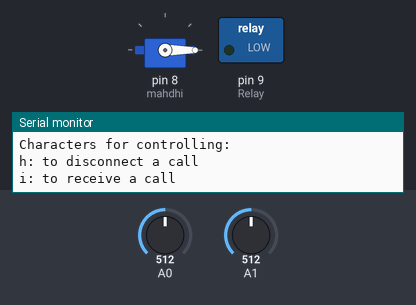
The sketch below on a simulated Arduino Uno, built with avr-gcc and run on an emulated ATmega328P. On the bench: servo, switched loads named in the sketch (green lamp = pin HIGH), the last lines printed to the serial monitor. The inputs (shaded band) are chosen by the test bench; at power-on: A0 = 512, A1 = 512. The modem accepts every AT command (registered, SIM ready, sends succeed) and sends nothing else.

Above: at 0.1 s.
At 1.3 s:
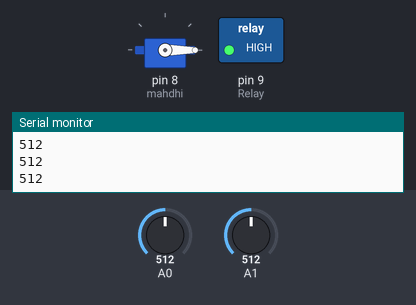
1.4 s: A0 set to 640
2.9 s: A0 set to 665
At 4.4 s:
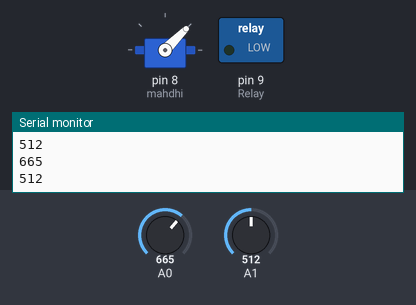
Timing chart, 0 to 5.9 s (numbered marks = the images above; inputs shaded):
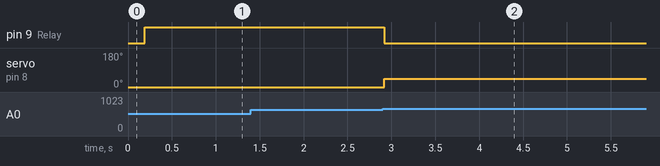

Measured:
- the behaviour switches between 649 and 650 on A0 (found by bisection; images 1 and 2)
- after the input at 2.9 s, pin 9 (Relay): HIGH → LOW at once; servo on pin 8 (mahdhi): 0° → 45° at once

The sketch:

WithServonew.ino
```cpp
//This is the arduino code for the project smart irrigation system using Arduino and GSM module

//This code is written by Golam Mahdhi Chowdhury

//Helps taken from different online sources


#include <Servo.h>    //including the servo library
#include <SoftwareSerial.h>

SoftwareSerial mGSM(9, 10);
Servo mahdhi;
char msg;
char call;
int Relay = 9;
int m;
int n;
int pos = 0;
int check = 0;

void setup()
{
  mGSM.begin(9600);
  pinMode(Relay, OUTPUT);
  pinMode(A0, INPUT_PULLUP);
  pinMode(A1, INPUT_PULLUP);
  Serial.begin(9600);
  mahdhi.attach(8);
  mahdhi.write(pos);
  Serial.println("GSM SIM900A BEGIN:");
  Serial.println("Characters for controlling:");
  Serial.println("h: to disconnect a call");
  Serial.println("i: to receive a call");
  Serial.println("s: to send message");
  Serial.println("c: to make a call");
  Serial.println("e: to redial");
  delay(100);
}

void loop()
{
  m = analogRead(A0);
  Serial.println(m);
  n = analogRead(A1);
  Serial.println(n);
  if(m >= 650)
  {
    mahdhi.write(45);
    pos = 45;
    digitalWrite(Relay, LOW);
    if(check == 0)
    {
      SendMessage();
      check = 1;
      delay(1000);
    }
    Serial.println(m);
    delay(5000);
  }
  else if(m <= 649 && n <= 649)
  {
    digitalWrite(Relay, HIGH);
    Serial.println(m);
  }
  else if(m <= 649 && n >= 650)
  {
    digitalWrite(Relay, LOW);
    if(check == 0)
    {
      SendMessage();
      check = 1;
      delay(1000);
    }
    Serial.println(m);
  }

  if(n >= 650)
  {
    mahdhi.write(135);
    pos = 135;
    digitalWrite(Relay, LOW);
    if(check == 0)
    {
      SendMessage();
      check = 1;
      delay(1000);
    }
    Serial.println(n);
    delay(5000);
  }
  else if(n <= 649 && m <= 649)
  {
    digitalWrite(Relay, HIGH);
    Serial.println(n);
  }
  else if(n <= 649 && m>= 650)
  {
    digitalWrite(Relay, LOW);
    if(check == 0)
    {
      SendMessage();
      check = 1;
      delay(1000);
    }
    Serial.println(n);
  }
}

void SendMessage()
{
  mGSM.println("AT+CMGF=1");
  delay(1000);
  mGSM.println("AT+CMGS=\"+8801571211893\"\r");
  delay(1000);
  mGSM.println("Pump on");
  delay(100);
  mGSM.println((char)26);
  delay(1000);
}

void ReceiveMessage()
{
  mGSM.println("AT+CNMI=2,2,0,0,0"); // AT Command to recieve a live SMS
  delay(1000);
  if (mGSM.available()>0)
  {
    msg=mGSM.read();
    Serial.print(msg);
  }
}
```
